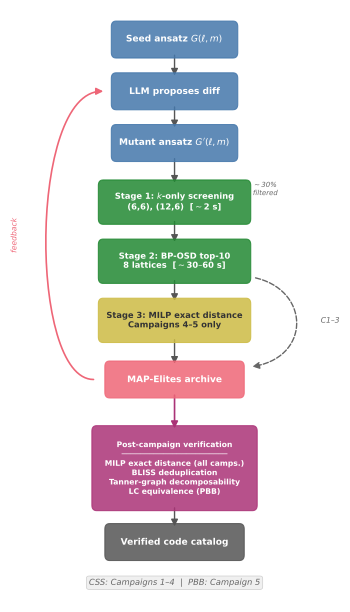

The Python source for this figure:
#!/usr/bin/env python3
"""Generate the evolution pipeline diagram for the paper.

Uses matplotlib patches and arrows to create a flowchart.
Single-column width (~3.4 in).

Key distinction: Campaigns 1-3 use BP-OSD only in-loop, with MILP post-hoc.
Campaigns 4-5 integrate MILP into the evaluation cascade itself.
Post-campaign verification applies to all campaigns.
"""

import matplotlib
matplotlib.use("Agg")
import matplotlib.pyplot as plt
from matplotlib.patches import FancyBboxPatch, FancyArrowPatch
from matplotlib.path import Path as MPath

fig, ax = plt.subplots(figsize=(3.4, 6.0))
ax.set_xlim(0, 10)
ax.set_ylim(0, 16)
ax.axis("off")

# --- Colors ---
CLR_LLM = "#4477AA"      # blue
CLR_EVAL = "#228833"      # green
CLR_ARCHIVE = "#EE6677"   # red/coral
CLR_MILP = "#CCBB44"      # yellow
CLR_POST = "#AA3377"       # purple — post-campaign verification
CLR_TEXT = "#333333"
CLR_LIGHT = "#F0F0F0"
CLR_ANNOT = "#666666"

def add_box(ax, x, y, w, h, text, color, fontsize=6.5, textcolor="white"):
    box = FancyBboxPatch((x - w/2, y - h/2), w, h,
                         boxstyle="round,pad=0.15", linewidth=0.8,
                         edgecolor=color, facecolor=color, alpha=0.85,
                         zorder=3)
    ax.add_patch(box)
    ax.text(x, y, text, ha="center", va="center", fontsize=fontsize,
            color=textcolor, fontweight="bold", zorder=4)

def add_arrow(ax, x1, y1, x2, y2, color="#555555", style="-|>", lw=1.0):
    arrow = FancyArrowPatch((x1, y1), (x2, y2),
                            arrowstyle=style, mutation_scale=10,
                            linewidth=lw, color=color, zorder=2)
    ax.add_patch(arrow)

# --- Vertical positions ---
Y_SEED = 15.2
Y_LLM = 13.8
Y_MUT = 12.4
Y_S1 = 10.8
Y_S2 = 9.2
Y_MILP_INLINE = 7.6
Y_ARCHIVE = 6.0
Y_POST = 3.6
Y_VERIFIED = 1.6

# --- Main flow ---
add_box(ax, 5, Y_SEED, 3.6, 0.7, "Seed ansatz $G(\\ell, m)$", CLR_LLM)
add_box(ax, 5, Y_LLM, 3.6, 0.7, "LLM proposes diff", CLR_LLM)
add_box(ax, 5, Y_MUT, 3.6, 0.7, "Mutant ansatz $G'(\\ell, m)$", CLR_LLM)

add_box(ax, 5, Y_S1, 4.4, 0.9,
        "Stage 1: $k$-only screening\n(6,6), (12,6)  [$\\sim$2 s]",
        CLR_EVAL, fontsize=6)

add_box(ax, 5, Y_S2, 4.4, 0.9,
        "Stage 2: BP-OSD top-10\n8 lattices  [$\\sim$30\u201360 s]",
        CLR_EVAL, fontsize=6)

add_box(ax, 5, Y_MILP_INLINE, 4.4, 0.9,
        "Stage 3: MILP exact distance\nCampaigns 4\u20135 only",
        CLR_MILP, fontsize=6, textcolor=CLR_TEXT)

add_box(ax, 5, Y_ARCHIVE, 4.0, 0.7, "MAP-Elites archive", CLR_ARCHIVE)

# Main flow arrows
add_arrow(ax, 5, Y_SEED - 0.35, 5, Y_LLM + 0.35)
add_arrow(ax, 5, Y_LLM - 0.35, 5, Y_MUT + 0.35)
add_arrow(ax, 5, Y_MUT - 0.35, 5, Y_S1 + 0.45)
add_arrow(ax, 5, Y_S1 - 0.45, 5, Y_S2 + 0.45)
add_arrow(ax, 5, Y_S2 - 0.45, 5, Y_MILP_INLINE + 0.45)
add_arrow(ax, 5, Y_MILP_INLINE - 0.45, 5, Y_ARCHIVE + 0.35)

# Bypass arrow: Campaigns 1-3 skip MILP stage (right side)
verts_bypass = [(7.5, Y_S2 - 0.45), (9.2, Y_S2 - 0.8),
                (9.2, Y_ARCHIVE + 0.6), (7.4, Y_ARCHIVE + 0.35)]
codes_bypass = [MPath.MOVETO, MPath.CURVE4, MPath.CURVE4, MPath.CURVE4]
arrow_bypass = FancyArrowPatch(path=MPath(verts_bypass, codes_bypass),
                               arrowstyle="-|>", mutation_scale=10,
                               linewidth=1.0, color=CLR_ANNOT,
                               linestyle="--", zorder=2)
ax.add_patch(arrow_bypass)
ax.text(9.8, Y_MILP_INLINE, "C1\u20133", ha="center", va="center",
        fontsize=5.5, color=CLR_ANNOT, fontstyle="italic")

# Feedback loop: archive -> LLM (left side)
verts = [(2.5, Y_ARCHIVE), (0.5, Y_ARCHIVE), (0.5, Y_LLM), (2.8, Y_LLM)]
codes_path = [MPath.MOVETO, MPath.CURVE4, MPath.CURVE4, MPath.CURVE4]
arrow_fb = FancyArrowPatch(path=MPath(verts, codes_path),
                           arrowstyle="-|>", mutation_scale=10,
                           linewidth=1.2, color=CLR_ARCHIVE, zorder=2)
ax.add_patch(arrow_fb)
ax.text(0.05, (Y_ARCHIVE + Y_LLM) / 2, "feedback", ha="center", va="center",
        fontsize=5.5, color=CLR_ARCHIVE, fontstyle="italic", rotation=90)

# Filter annotation on Stage 1
ax.text(7.8, Y_S1 + 0.35, "$\\sim$30%\nfiltered", ha="center", va="center",
        fontsize=5, color=CLR_ANNOT, fontstyle="italic")

# --- Post-campaign verification block ---
add_box(ax, 5, Y_POST, 4.8, 2.0,
        "Post-campaign verification\n"
        "\u2500\u2500\u2500\u2500\u2500\u2500\u2500\u2500\u2500\u2500\u2500\u2500\u2500\u2500\u2500\u2500\u2500\u2500\u2500\u2500\u2500\u2500\u2500\n"
        "MILP exact distance (all camps.)\n"
        "BLISS deduplication\n"
        "Tanner-graph decomposability\n"
        "LC equivalence (PBB)",
        CLR_POST, fontsize=5.5, textcolor="white")

add_arrow(ax, 5, Y_ARCHIVE - 0.35, 5, Y_POST + 1.0,
          color=CLR_POST, lw=1.2)

# --- Verified catalog output ---
add_box(ax, 5, Y_VERIFIED, 4.0, 0.7,
        "Verified code catalog",
        "#555555", fontsize=6.5, textcolor="white")
add_arrow(ax, 5, Y_POST - 1.0, 5, Y_VERIFIED + 0.35,
          color="#555555", lw=1.0)

# Campaign label
ax.text(5, 0.5, "CSS: Campaigns 1\u20134  |  PBB: Campaign 5",
        ha="center", va="center", fontsize=6, color=CLR_ANNOT,
        fontstyle="italic",
        bbox=dict(boxstyle="round,pad=0.3", fc=CLR_LIGHT, ec="#cccccc", lw=0.5))

fig.tight_layout(pad=0.3)
fig.savefig("fig_pipeline.pdf", bbox_inches="tight", dpi=300)
fig.savefig("fig_pipeline.png", bbox_inches="tight", dpi=300)
print("Saved fig_pipeline.pdf and .png")
